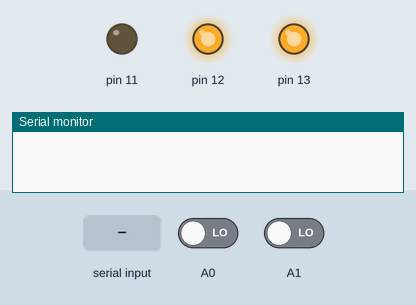
Recording of a sketch running on a simulated Arduino Uno, built with avr-gcc and run on an emulated ATmega328P. Shown: output pins drawn as LEDs (lit = HIGH), the last lines printed to the serial monitor. The test bench sets the inputs (shaded band); at power-on: A0 LOW, A1 LOW.

Above: at 1.2 s.
1.3 s: "+\n" received over Serial
At 2.3 s:
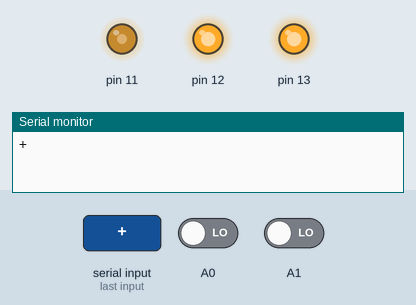
2.8 s: "G\n" received over Serial
At 3.1 s:
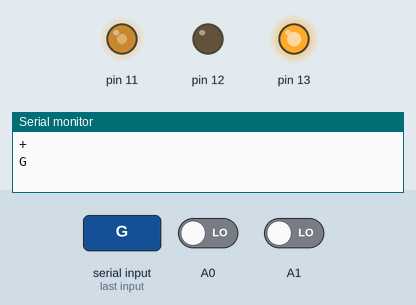
5.8 s: "D90\n" received over Serial
At 6.6 s:
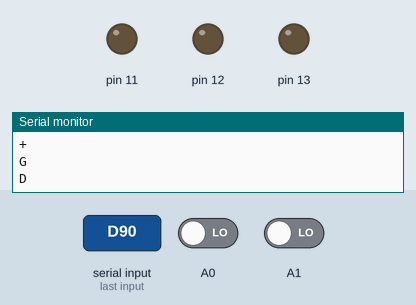
7.3 s: "-\n" received over Serial
At 8.1 s:
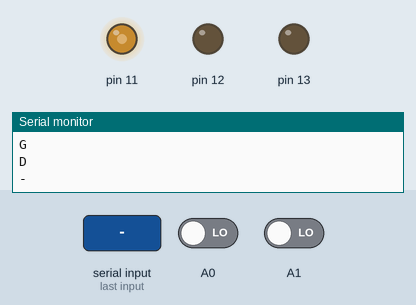
8.8 s: "E90\n" received over Serial
At 10.0 s:
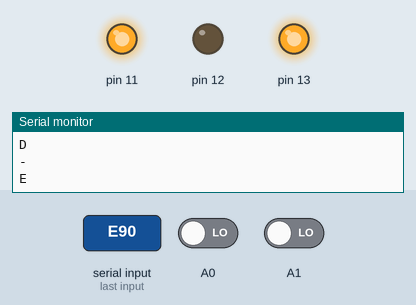
Timing chart, 0 to 11.8 s (numbered marks = the images above; inputs shaded):
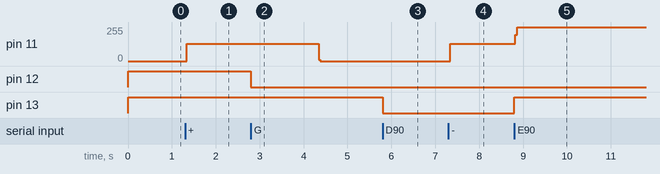

Measured:
- after the input at 1.3 s, pin 11: 0/255 → 128/255 at once
- after the input at 2.8 s, pin 11: 128/255 → 0/255 after 1.5 s; pin 12: HIGH → LOW at once
- after the input at 5.8 s, pin 13: HIGH → LOW at once
- after the input at 7.3 s, pin 11: 0/255 → 128/255 at once
- after the input at 8.8 s, pin 11: 128/255 → 255/255 at once; pin 13: LOW → HIGH at once

The sketch:

mcu_core1.ino
```cpp
void setup() {
  Serial.begin(115200);

  // put your setup code here, to run once:
  // PB3 P-
  pinMode(11, OUTPUT);

  // PB4 D-
  pinMode(12, OUTPUT);
  digitalWrite(12, HIGH);

  // PB5 E-
  pinMode(13, OUTPUT);
  digitalWrite(13, HIGH);

  // PC5 F-

}

int incomingByte = 0;
const int cmd_buffer_size = 20;
char cmd_buffer[cmd_buffer_size + 1]; // plus zero
int in_buffer_pos = 0;

unsigned long startTime = 0;
const int stepDelay = 350;
char stepPinState = LOW;

long pos = 0;
bool dirPlus = true;
bool flagDoSteps = false;
bool flagGo2Pos = false;
long go2Pos = 0;

char prevSensor1 = 0;
char prevSensor2 = 0;
char prevSensorsFlag = 0;

void loop() {

  if (Serial.available() > 0) {
    incomingByte = Serial.read();
    if (incomingByte == '\n') {
      cmd_buffer[in_buffer_pos] = 0;
      in_buffer_pos = 0;
      analyse_command();

    } else {
      cmd_buffer[in_buffer_pos] = incomingByte;
      in_buffer_pos++;
      if (in_buffer_pos == cmd_buffer_size) in_buffer_pos = 0;
    }
  }

  unsigned long time = micros();
  unsigned int dT = time - startTime;
  if (flagDoSteps && (dT > stepDelay)) {
    startTime = time;

    flagDoSteps = true;
    if (flagGo2Pos && go2Pos == pos) {
      flagDoSteps = false;
      flagGo2Pos = false;
    }

    if(stepPinState == HIGH)
      pos += dirPlus ? 1 : -1;
    digitalWrite(11, stepPinState);
    stepPinState = stepPinState == LOW ? HIGH : LOW;
  }

  char sensor1 = digitalRead(A0);
  char sensor2 = digitalRead(A1);
  char sensorsFlag = prevSensorsFlag;
  sensorsFlag = prevSensor1 != sensor1 ? 1 : sensorsFlag;
  sensorsFlag = prevSensor2 != sensor2 ? 0 : sensorsFlag;

  if (prevSensorsFlag != sensorsFlag) {
    Serial.print("^\n");
  }
/*
  if (prevSensor1 != sensor1) {
    Serial.print("1\n");
  }

  if (prevSensor2 != sensor2) {
    Serial.print("2\n");
  }
*/
  prevSensor1 = sensor1;
  prevSensor2 = sensor2;
  prevSensorsFlag = sensorsFlag;
  /*
  // put your main code here, to run repeatedly:
  digitalWrite(11, LOW);
  delayMicroseconds(300);
  //delay(100);
  digitalWrite(11, HIGH);
  //delay(100);
  delayMicroseconds(300);
  */

}

void analyse_command() {
  // Команды

  // D - выключить двиг
  if ( (cmd_buffer[0] == 'D')) {
    digitalWrite(13, LOW);
    flagGo2Pos = false;
    flagDoSteps = false;
    Serial.print("D\n");
    Serial.flush();
    return;
  }

  // E - уменьшение счетчика
  if ( (cmd_buffer[0] == 'E')) {
    digitalWrite(13, HIGH);
    flagGo2Pos = false;
    flagDoSteps = false;
    Serial.print("E\n");
    Serial.flush();
    return;
  }

  // + - увелич. счетчика
  if ( (cmd_buffer[0] == '+')) {
    digitalWrite(12, HIGH);
    dirPlus = true;
    flagGo2Pos = false;
    flagDoSteps = true;
    Serial.print("+\n");
    Serial.flush();
    return;
  }

  // - - уменьшение счетчика
  if ( (cmd_buffer[0] == '-')) {
    digitalWrite(12, LOW);
    dirPlus = false;
    flagGo2Pos = false;
    flagDoSteps = true;
    Serial.print("-\n");
    Serial.flush();
    return;
  }

  // S - стоп
  if ( (cmd_buffer[0] == 'S')) {
    flagDoSteps = false;
    flagGo2Pos = false;
    Serial.print("S\n");
    Serial.flush();
    return;
  }

  // P - получить текущую позицию
  if ( (cmd_buffer[0] == 'P')) {
    Serial.print("P");
    union U {
      char body[6];
      long pos;
    } u;
    u.pos = pos;

    u.body[4] = 0;

    if (u.body[0] == '\n') {
      u.body[4] |= 1;
      ++u.body[0];
    }

    if (u.body[1] == '\n') {
      u.body[4] |= 2;
      ++u.body[1];
    }

    if (u.body[2] == '\n') {
      u.body[4] |= 4;
      ++u.body[2];
    }

    if (u.body[3] == '\n') {
      u.body[4] |= 8;
      ++u.body[3];
    }

    u.body[5] = 0;
    Serial.write(u.body[0]);
    Serial.write(u.body[1]);
    Serial.write(u.body[2]);
    Serial.write(u.body[3]);
    Serial.write('\n');
    Serial.flush();
    return;
  }

  // Z - обнулить позицию
  if ( (cmd_buffer[0] == 'Z')) {
    flagGo2Pos = false;
    pos = 0;
    Serial.print("Z\n");
    Serial.flush();
    return;
  }

  // G - переместить в позицию
  if ( (cmd_buffer[0] == 'G')) {
    flagDoSteps = true;
    flagGo2Pos = true;
    go2Pos = atol(cmd_buffer+1);
    dirPlus = pos < go2Pos ? true : false;
    if (dirPlus)
      digitalWrite(12, HIGH);
    else
      digitalWrite(12, LOW);

    Serial.print("G\n");
    Serial.flush();
    return;
  }

  if ( (cmd_buffer[0] == 'I') && (cmd_buffer[1] == 'D') ) {
    Serial.print("ID461b5781e505b424d5e7f4fbbfcc7ad3\n");
    Serial.flush();
    return;
  }
}
```
